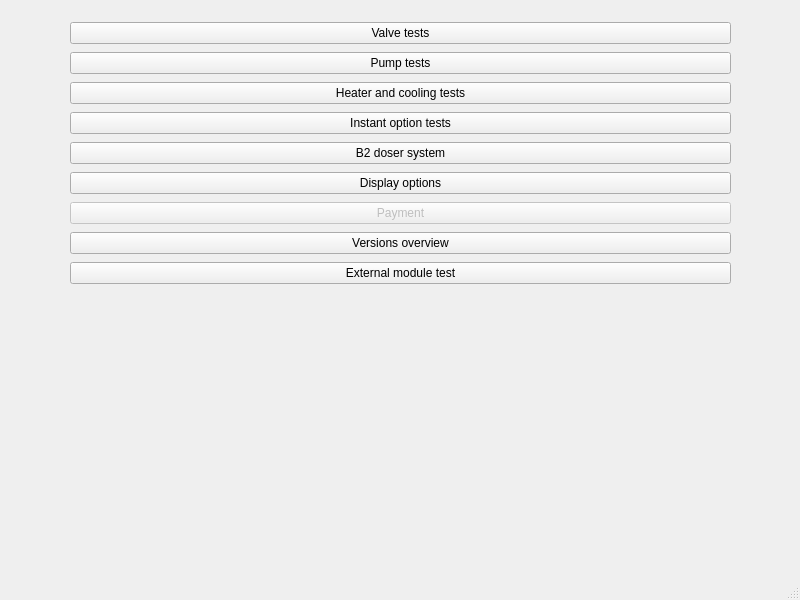
<?xml version="1.0" encoding="UTF-8"?>
<ui version="4.0">
 <class>WBSDTestingWindow</class>
 <widget class="QMainWindow" name="WBSDTestingWindow">
  <property name="geometry">
   <rect>
    <x>0</x>
    <y>0</y>
    <width>800</width>
    <height>600</height>
   </rect>
  </property>
  <property name="windowTitle">
   <string>Testing</string>
  </property>
  <widget class="QWidget" name="centralwidget">
   <widget class="QWidget" name="verticalLayoutWidget">
    <property name="geometry">
     <rect>
      <x>20</x>
      <y>20</y>
      <width>761</width>
      <height>275</height>
     </rect>
    </property>
    <layout class="QVBoxLayout" name="verticalLayout">
     <property name="leftMargin">
      <number>50</number>
     </property>
     <property name="rightMargin">
      <number>50</number>
     </property>
     <item>
      <widget class="QPushButton" name="outletButton">
       <property name="text">
        <string>Valve tests</string>
       </property>
      </widget>
     </item>
     <item>
      <widget class="QPushButton" name="pumpButton">
       <property name="text">
        <string>Pump tests</string>
       </property>
      </widget>
     </item>
     <item>
      <widget class="QPushButton" name="heaterButton">
       <property name="text">
        <string>Heater and cooling tests</string>
       </property>
      </widget>
     </item>
     <item>
      <widget class="QPushButton" name="instantButton">
       <property name="text">
        <string>Instant option tests</string>
       </property>
      </widget>
     </item>
     <item>
      <widget class="QPushButton" name="doserButton">
       <property name="text">
        <string>B2 doser system</string>
       </property>
      </widget>
     </item>
     <item>
      <widget class="QPushButton" name="displayButton">
       <property name="text">
        <string>Display options</string>
       </property>
      </widget>
     </item>
     <item>
      <widget class="QPushButton" name="paymentButton">
       <property name="enabled">
        <bool>false</bool>
       </property>
       <property name="text">
        <string>Payment</string>
       </property>
      </widget>
     </item>
     <item>
      <widget class="QPushButton" name="versionsButton">
       <property name="text">
        <string>Versions overview</string>
       </property>
      </widget>
     </item>
     <item>
      <widget class="QPushButton" name="btn_ext_tst">
       <property name="text">
        <string>External module test</string>
       </property>
      </widget>
     </item>
    </layout>
   </widget>
  </widget>
  <widget class="QMenuBar" name="menubar">
   <property name="geometry">
    <rect>
     <x>0</x>
     <y>0</y>
     <width>800</width>
     <height>21</height>
    </rect>
   </property>
  </widget>
  <widget class="QStatusBar" name="statusbar"/>
 </widget>
 <resources/>
 <connections/>
</ui>
